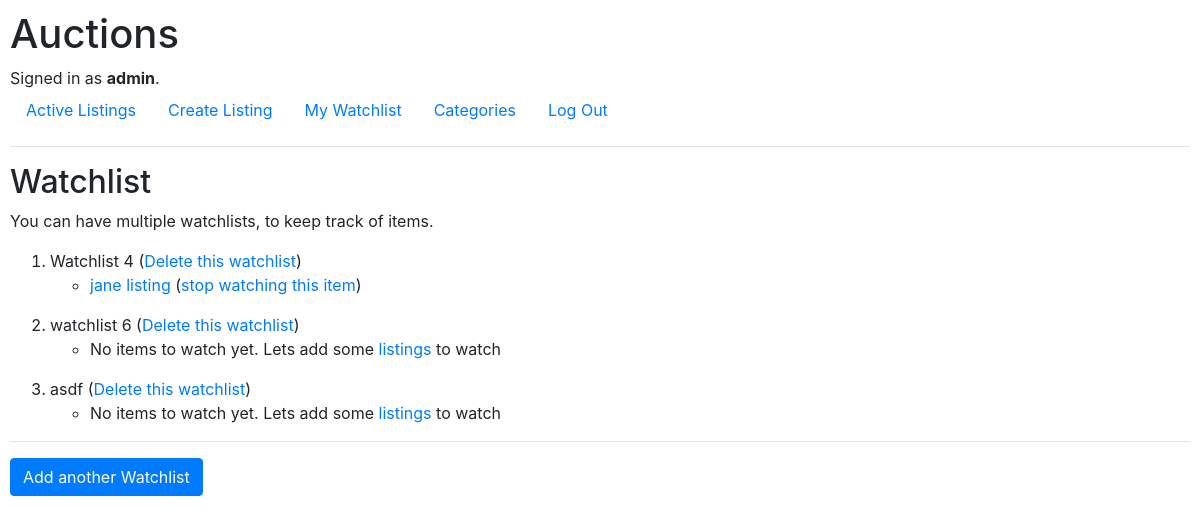
The page /watchlist (signed in) on the database as committed earlier.
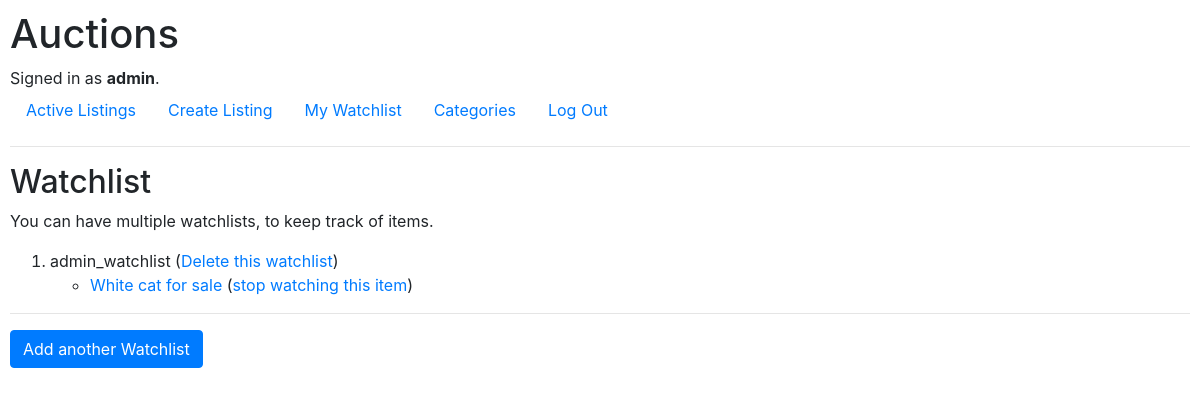
The same page on the database as committed later.
### auctions/models.py (models this page shows, shortened)
class Watchlist(models.Model):
    name = models.CharField(max_length=30, default="")
    listings = models.ManyToManyField(Listing, blank=True, related_name="being_watched")
    user = models.ForeignKey(User, on_delete=models.CASCADE, related_name="watchlist")
    def __str__(self):
        return f"{self.id}: {self.name} {self.listings}"

class Listing(models.Model):
    title = models.CharField(max_length=30)
    description = models.TextField(max_length=200)
    photo_url = models.URLField(null=True, blank=True)
    starting_bid = models.PositiveIntegerField()
    bid_increment = models.PositiveIntegerField(default=1)
    current_bid = models.PositiveIntegerField(default=0)
    active = models.BooleanField(default=True)
    created = models.DateField(auto_now_add=True)
    category = models.ForeignKey(Category, on_delete=models.SET_NULL, blank=True, null=True, related_name="listings")
    by_user = models.ForeignKey(User, on_delete=models.CASCADE, related_name="my_listings")

### auctions/views.py (the view, shortened to what this page needs)
# urls.py: path("watchlist", views.watchlist, name="u_watchlist"),
@login_required(login_url='/login')
def watchlist(request):
    u = User.objects.get(pk=int(request.session.get('_auth_user_id')))
    form = NewWatchlistForm(request.POST)
    listing_to_add = request.GET.get('p', '')
    if request.method == "GET":
        return render(request, "auctions/watchlist.html", {
            "watchlist": u.watchlist.all(),
            "create_form": form
        })
    return render(request, "auctions/watchlist.html", {
        "message": "You Posted to watchlist"
    })

### auctions/templates/auctions/watchlist.html (shortened to what this page needs)
{% extends "auctions/layout.html" %}
{% block body %}
    <h2>Watchlist</h2>
    {% if user.is_authenticated %}
    <p>You can have multiple watchlists, to keep track of items.</p>
      <ol>
        {% for watchitem in watchlist %}
          <li>{{watchitem.name}} (<a href="{% url 'auctions:u_delete_watchlist' watchitem.id %}">Delete this watchlist</a>)
          {% if watchitem.listings.count > 0 %}
          <ul>
            {%for listing in watchitem.listings.all %}
              <li>
                <a href="{% url 'auctions:u_listing_detail' listing.id %}"> {{listing.title}} </a>
                (<a href="{% url 'auctions:u_unwatch_listing' watchitem.id listing.id%}">stop watching this item</a>)
              </li>
            {%endfor%}
          </ul>
          {% else %}
            <ul><li>No items to watch yet. Lets add some <a href="/">listings</a> to watch</li></ul>
          {% endif %}
        {%endfor%}
      </ol>
        <hr>
        <button class="btn btn-primary" type="button" data-toggle="collapse" data-target="#createWatchlistForm" aria-expanded="false" aria-controls="createWatchlistForm">
          Add another Watchlist
        </button>
    {% else %}
        You must be signed in to create a watchlist.
    {% endif %}
{% endblock %}

Rows that differ between the two databases and show on the page:
removed Watchlist: name "Watchlist 4"
removed Listing: title "jane listing", shown under "Watchlist 4"
removed Watchlist: name "watchlist 6", shows "No items to watch yet. Lets add some"
removed Watchlist: name "asdf", shows "No items to watch yet. Lets add some"
added Watchlist: name "admin_watchlist"
added Listing: title "White cat for sale", shown under "admin_watchlist"
